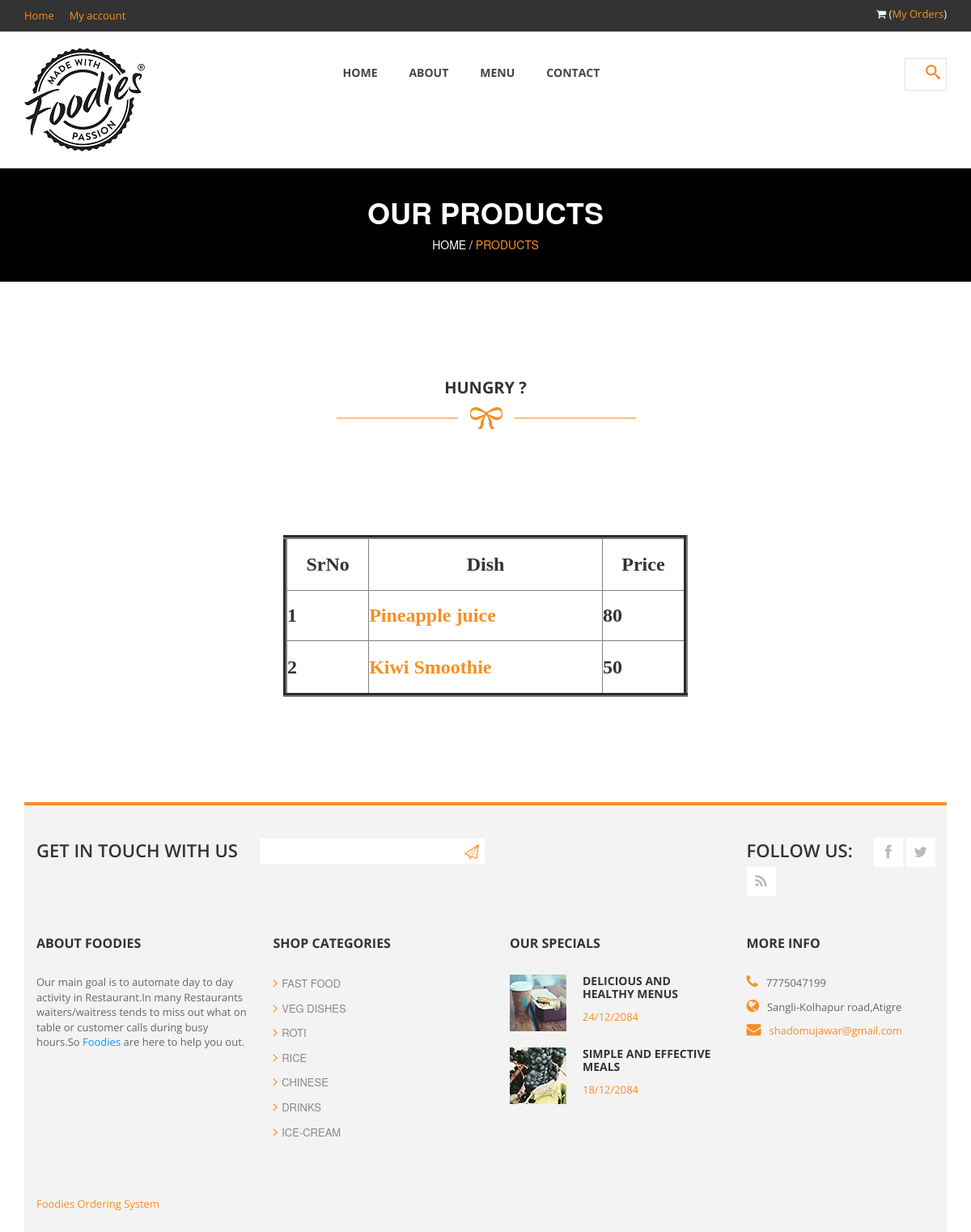
Screenshot of /trash/drinks.php with the database file from the repository.
### tables this page shows
CREATE TABLE IF NOT EXISTS `drinks` (
  `Srno` int(11) NOT NULL,
  `Dish` varchar(20) NOT NULL,
  `Price` int(11) NOT NULL,
  `pic` varchar(80) NOT NULL,
  PRIMARY KEY (`Srno`)
);

### trash/drinks.php (the view, shortened to what this page needs)
<!DOCTYPE html>
 <html class="no-js">
    <head>
        <link rel="stylesheet" href="css/bootstrap.css">
        <link rel="stylesheet" href="css/font-awesome.css">
        <link rel="stylesheet" href="css/templatemo_style.css">
        <link rel="stylesheet" href="css/templatemo_misc.css">
        <link rel="stylesheet" href="css/flexslider.css">
        <link rel="stylesheet" href="css/testimonails-slider.css">
    </head>
    <body>
            <header>
                <div id="top-header">
                    <div class="container">
                        <div class="row">
                            <div class="col-md-6">
                                <div class="home-account">
                                    <a href="#">Home</a>
                                    <a href="#">My account</a>
                                </div>
                            </div>
                            <div class="col-md-6">
                                <div class="cart-info">
                                    <i class="fa fa-shopping-cart"></i>
                                    (<a href="myorder.php">My Orders</a>)
                                </div>
                            </div>
                        </div>
                    </div>
                </div>
                <div id="main-header">
                    <div class="container">
                        <div class="row">
                            <div class="col-md-3">
                                <div class="logo">
                                    <a href="#"><img src="images/foodieslogo.png" title="❤️Foodies❤️" alt="❤️Foodies❤️" ></a>
                                </div>
                            </div>
                            <div class="col-md-6">
                                <div class="main-menu">
                                    <ul>
									   <li><a href="index.php">Home</a></li>
                                        <li><a href="about-us.php">About</a></li>
                                        <li><a href="products.php">Menu</a></li>
                                        <li><a href="contact-us.php">Contact</a></li>
								   </ul>
                                </div>
                            </div>
                            <div class="col-md-3">
                                <div class="search-box">
                                    <form name="search_form" method="get" class="search_form">
                                        <input type="submit" id="search-button" />
                                    </form>
                                </div>
                            </div>
                        </div>
                    </div>
                </div>
            </header>
            <div id="heading">
                <div class="container">
                    <div class="row">
                        <div class="col-md-12">
						<div class="heading-content">
                                <h2>Our Products</h2>
                                <span>Home / <a href="about-us.html">Products</a></span>
                            </div>
                        </div>
                    </div>
                </div>
            </div>
            <div id="products-post">
                <div class="container">
                    <div class="row">
                        <div class="col-md-12">
                            <div id="product-heading">
                                <h2>Hungry ?</h2>
                                <img src="images/under-heading.png" alt="" >
                            </div>
                        </div>
                    </div>
                    <div class="row" id="Container"><center><font face="Times New Roman, Times, serif">
					<h3>
					<table border="5" width="500" height="200" style="text-align:center">
						<tr align="center" >
						 <th style="text-align:center">SrNo</th>
						 <th style="text-align:center">Dish</th>
						 <th style="text-align:center">Price</th>
                        </tr>
					<?php
					$q=mysql_query("select * from drinks");
						$cnt=1;
					while($row=mysql_fetch_array($q))
					{
					echo "<tr>";
					echo "<th>".$cnt;
					echo "</th>";
					$n=$row['srno'];
					$s=$row['Dish'];
				$t="roti";
					echo "<th>";
					echo "<a href='dish.php?ide=$n&w=$t'>".$s;
					echo "</a>";
					echo "</th>";
					echo "<th>".$row['Price'];
					echo "</th>";
					echo "</tr>";
					$cnt=$cnt+1;
					}
					?>
					</table>
					  </h3> </center>
                        </div>
<footer>
                <div class="container">
                    <div class="top-footer">
                        <div class="row">
                            <div class="col-md-9">
                                <div class="subscribe-form">
                                    <span>Get in touch with us</span>
                                    <form method="get" class="subscribeForm">
                                        <input id="subscribe" type="text" />
                                        <input type="submit" id="submitButton" />
                                    </form>
                                </div>
                            </div>
                            <div class="col-md-3">
                                <div class="social-bottom">
                                    <span>Follow us:</span>
                                    <ul>
                                        <li><a href="#" class="fa fa-facebook"></a></li>
                                        <li><a href="#" class="fa fa-twitter"></a></li>
                                        <li><a href="#" class="fa fa-rss"></a></li>
                                    </ul>
                                </div>
                            </div>
                        </div>
                    </div>
                    <div class="main-footer">
                        <div class="row">
                            <div class="col-md-3">
                                <div class="about">
                                    <h4 class="footer-title">About Foodies</h4>
                                    <p>Our main goal is to automate day to day activity in Restaurant.In many Restaurants waiters/waitress tends to miss out what on table or customer calls during busy hours.So <span class="blue">Foodies</span> are here to help you out.
                                </div>
                            </div>
                            <div class="col-md-3">
                                <div class="shop-list">
                                    <h4 class="footer-title">Shop Categories</h4>
                                    <ul>
                                        <li><a href="fastfood.php"><i class="fa fa-angle-right"></i>Fast Food</a></li>
                                        <li><a href="veg.php"><i class="fa fa-angle-right"></i>Veg Dishes</a></li>
                                        <li><a href="roti.php"><i class="fa fa-angle-right"></i>Roti</a></li>
                                        <li><a href="rice.php"><i class="fa fa-angle-right"></i>Rice</a></li>
                                        <li><a href="chinese.php"><i class="fa fa-angle-right"></i>Chinese</a></li>
                                        <li><a href="drinks.php"><i class="fa fa-angle-right"></i>Drinks</a></li>
                                        <li><a href="icecream.php"><i class="fa fa-angle-right"></i>Ice-cream </a></li>
                                    </ul>
                                </div>
                            </div>
                            <div class="col-md-3">
                                <div class="recent-posts">
                                    <h4 class="footer-title">Our Specials</h4>
                                    <div class="recent-post">
                                        <div class="recent-post-thumb">
                                            <img src="images/recent-post1.jpg" alt="">
                                        </div>
                                        <div class="recent-post-info">
                                            <h6><a href="#">Delicious and Healthy Menus</a></h6>
                                            <span>24/12/2084</span>
                                        </div>
                                    </div>
                                    <div class="recent-post">
                                        <div class="recent-post-thumb">
                                            <img src="images/recent-post2.jpg" alt="">
                                        </div>
                                        <div class="recent-post-info">
                                            <h6><a href="#">Simple and effective meals</a></h6>
                                            <span>18/12/2084</span>
                                        </div>
                                    </div>
                                </div>
                            </div>
                            <div class="col-md-3">
                                <div class="more-info">
                                    <h4 class="footer-title">More info</h4>
                                    <ul>
                                        <li><i class="fa fa-phone"></i>7775047199</li>
                                        <li><i class="fa fa-globe"></i>Sangli-Kolhapur road,Atigre</li>
                                        <li><i class="fa fa-envelope"></i><a href="https://gmail.com/">shadomujawar@gmail.com</a></li>
                                    </ul>
                                </div>
                            </div>
                        </div>
                    </div>
                    <div class="bottom-footer">
                        <p>
                        	<span> <a href="#">Foodies Ordering System</a>
                            </span></a></span>
                        </p>
                    </div>
                </div>
            </footer>
    </body>
</html>

### rows the page displays
drinks: Dish "Pineapple juice", Price "80"
drinks: Dish "Kiwi Smoothie", Price "50"
